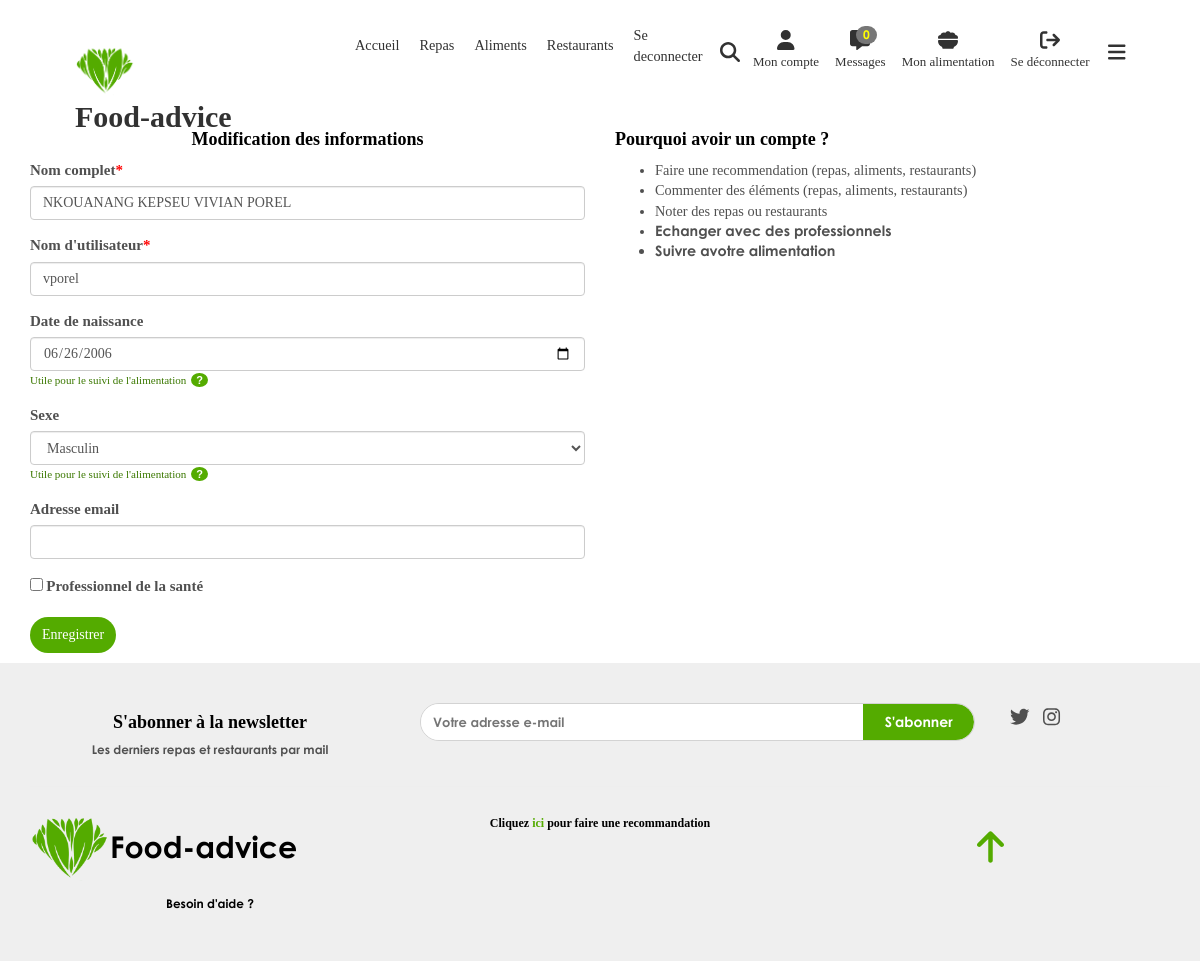
Screenshot of /mon-compte/modifier-informations (signed in) with the database file from the repository.
### app/models.py (models this page shows, shortened)
class Contributeur(models.Model):
    nom = models.CharField(max_length=50, verbose_name="Nom complet")
    nomUtilisateur = models.CharField(max_length=30, verbose_name="Nom d'utilisateur", unique=True)
    motDePasse = models.CharField(max_length=255, verbose_name="Mot de passe")
    dateNaissance = models.DateField(null=True, blank=True,verbose_name="Date de naissance", help_text="Utile pour le suivi de l'alimentation")
    sexe = models.IntegerField(choices=SEXES, null=True, blank=True,verbose_name="Sexe", help_text="Utile pour le suivi de l'alimentation")
    email = models.CharField(max_length=255, null=True, blank=True, verbose_name="Adresse email")
    professionnelSante = models.BooleanField(default=False, verbose_name="Professionnel de la santé")
    """
        Retourne les contributeurs professionels
    """
    """
        Nombre total de messages non lus par le contributeur, toutes les conversations confonfues
    """

### app/views_account.py (the view)
# urls.py: path("modifier-informations", views_account.updateData, name="update-user-data"),
def updateData(request):
    contributeur = getUser(request.session)
    form = UpdateDataForm(instance=contributeur)
    msg = ""
    if request.method == "POST":
        form = UpdateDataForm(request.POST, instance=contributeur)
        if form.is_valid():
            contributeur = form.save(commit=False)
            contributeur.save()
            msg = "Modifications effectuées"
    return render(request, template_name="account/update-user-data.html", context={"form":form, "msg":msg})

### app/views_account.py (shortened to what this page needs)
class UpdateDataForm(forms.ModelForm):
    class Meta:
        model=Contributeur
        fields = ["nom", "nomUtilisateur", "dateNaissance", "sexe", "email", "professionnelSante"]
        widgets = {
            "email":forms.EmailInput,
            "dateNaissance":forms.DateInput(attrs={'type':'date'})
        }
        error_messages = {
            "nomUtilisateur":{
                "unique":"Un autre contributeur a déjà ce nom d'utilisateur"
            }
        }

### app/custom_tags_filters.py (called while the page is built)
@register.simple_tag
def css(filePath):
    return mark_safe('<link rel="stylesheet" type="text/css" href="'+settings.STATIC_URL+filePath+'"/>')

@register.simple_tag
def js(filePath):
    return mark_safe('<script type="text/javascript" src="'+settings.STATIC_URL+filePath+'"></script>')

### app/user_session.py (called while the page is built)
def isUserConnected(session):
    return session.__contains__("user_id")

def getUser(session) -> Contributeur:
    if isUserConnected(session):
        try:
            return Contributeur.objects.get(id=session["user_id"])
        except Contributeur.DoesNotExist:
            disconnectUser(session)
            return None
    else:
        return None

### context_processors.py (called while the page is built)
def globals(request):
    return {
        'appUser':getUser(request.session)
    }

### crispy_forms/templatetags/crispy_forms_field.py (called while the page is built)
@register.filter
def is_checkbox(field):
    return isinstance(field.field.widget, forms.CheckboxInput)

@register.filter
def is_radioselect(field):
    return isinstance(field.field.widget, forms.RadioSelect) and not isinstance(
        field.field.widget, forms.CheckboxSelectMultiple
    )

@register.filter
def is_select(field):
    return isinstance(field.field.widget, forms.Select)

@register.filter
def is_checkboxselectmultiple(field):
    return isinstance(field.field.widget, forms.CheckboxSelectMultiple)

@register.filter
def is_file(field):
    return isinstance(field.field.widget, forms.FileInput)

### crispy_forms/templatetags/crispy_forms_filters.py (called while the page is built)
@register.filter(name="crispy")
def as_crispy_form(form, template_pack=TEMPLATE_PACK, label_class="", field_class=""):
    c = Context(
        {
            "field_class": field_class,
            "field_template": "%s/field.html" % template_pack,
            "form_show_errors": True,
            "form_show_labels": True,
            "label_class": label_class,
        }
    ).flatten()
    if isinstance(form, BaseFormSet):
        template = uni_formset_template(template_pack)
        c["formset"] = form
    else:
        template = uni_form_template(template_pack)
        c["form"] = form
    return template.render(c)

### templates/account/update-user-data.html (shortened to what this page needs)
{% extends "account/login-signin-base.html"%}
{% block form_section %}
    <h4 class="title text-center text-md-start">Modification des informations</h4>
    <form action="" method="post">
        {{ form|crispy }}
        <div class="d-flex justify-content-center justify-content-md-end mt-2">
            <button type="submit" class="btn btn-primary">
                Enregistrer
            </button>
        </div>
    </form>
{% endblock %}

### crispy_forms/templates/bootstrap4/field.html (shortened to what this page needs)
{% load crispy_forms_field %}
{% if field.is_hidden %}
    {{ field }}
{% else %}
    {% if field|is_checkbox %}
        <div class="form-group{% if 'form-horizontal' in form_class %} row{% endif %}">
    {% endif %}
    <{% if tag %}{{ tag }}{% else %}div{% endif %} id="div_{{ field.auto_id }}" class="{% if not field|is_checkbox %}form-group{% else %}{%if use_custom_control%}custom-control custom-checkbox{% else %}form-check{% endif %}{% endif %}">
        {% if field.label and not field|is_checkbox and form_show_labels %}
        <label {% if field.id_for_label and not field|is_radioselect %}for="{{ field.id_for_label }}" {% endif %}class="{% if 'form-horizontal' in form_class %}col-form-label {% endif %}{{ label_class }}{% if field.field.required %} requiredField{% endif %}">
                {{ field.label|safe }}{% if field.field.required %}<span class="asteriskField">*</span>{% endif %}
            </label>
        {% endif %}
        {% if not field|is_checkboxselectmultiple and not field|is_radioselect %}
            {% if field|is_checkbox and form_show_labels %}
                {%if use_custom_control%}
                    {% if field.errors %}
                        {% crispy_field field 'class' 'custom-control-input is-invalid' %}
                    {% else %}
                        {% crispy_field field 'class' 'custom-control-input' %}
                    {% endif %}
                {% else %}
                    {% if field.errors %}
                        {% crispy_field field 'class' 'form-check-input is-invalid' %}
                    {% else %}
                        {% crispy_field field 'class' 'form-check-input' %}
                    {% endif %}
                {% endif %}
                <label for="{{ field.id_for_label }}" class="{%if use_custom_control%}custom-control-label{% else %}form-check-label{% endif %}{% if field.field.required %} requiredField{% endif %}">
                    {{ field.label|safe }}{% if field.field.required %}<span class="asteriskField">*</span>{% endif %}
                </label>
            {% elif field|is_file and use_custom_control  %}
                {% include 'bootstrap4/layout/field_file.html' %}
            {% else %}
                <div{% if field_class %} class="{{ field_class }}"{% endif %}>
                    {% if field|is_select and use_custom_control %}
                        {% if field.errors %}
                            {% crispy_field field 'class' 'custom-select is-invalid' %}
                        {% else %}
                            {% crispy_field field 'class' 'custom-select' %}
                        {% endif %}
                    {% elif field|is_file %}
                        {% if field.errors %}
                            {% crispy_field field 'class' 'form-control-file is-invalid' %}
                        {% else %}
                            {% crispy_field field 'class' 'form-control-file' %}
                        {% endif %}
                    {% else %}
                        {% if field.errors %}
                            {% crispy_field field 'class' 'form-control is-invalid' %}
                        {% else %}
                            {% crispy_field field 'class' 'form-control' %}
                        {% endif %}
                    {% endif %}
                    {% include 'bootstrap4/layout/help_text_and_errors.html' %}
                </div>
            {% endif %}
        {% endif %}
    </{% if tag %}{{ tag }}{% else %}div{% endif %}>
    {% if field|is_checkbox %}
        </div>
    {% endif %}
{% endif %}

### static/css/main.css (style rules this page uses)
:root { --primary:$primary-color; }
.btn { border-radius: 20px; padding: 8px 12px !important; border: none; }
.btn-primary { background: #54ab00; }
form .asteriskField { color: red; }
form label { font-size: 15px !important; }
body { font-size: 13px; color: #505050; margin: 0; padding: 0; overflow-x: hidden; width: 100% !important; font-family: "century gothic"; }
.title { font-family: "mayeka"; font-weight: bold; color: black; }

### rows the page displays
Contributeur: nom "NKOUANANG KEPSEU VIVIAN POREL" "vporel" "06/26/2006" "Masculin"

### other values shown
{{ field.label|safe }} "Nom complet" "Nom d'utilisateur" "Date de naissance" "Sexe" "Adresse email"
{{ field.help_text|safe }} "Utile pour le suivi de l'alimentation" "Utile pour le suivi de l'alimentation"
{{ field.label|safe }} "Professionnel de la santé"
